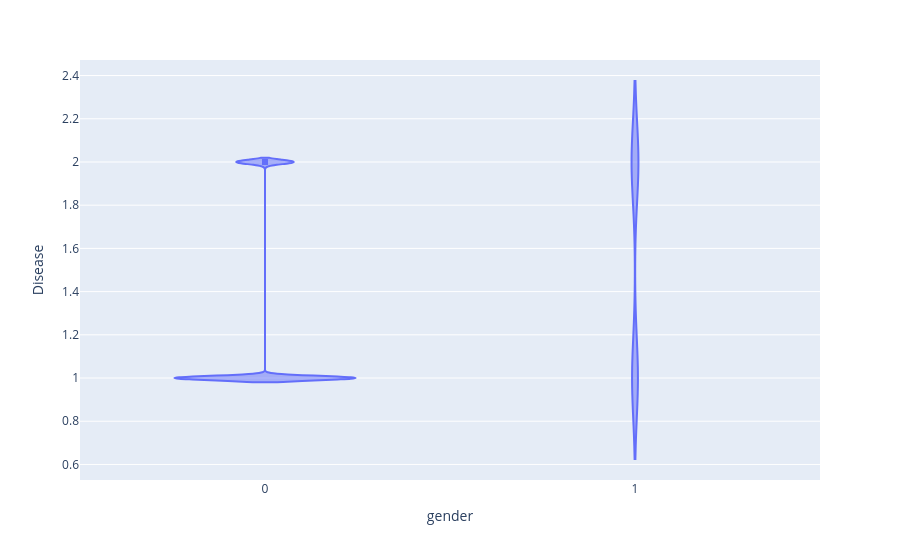

Notebook source saved alongside this figure:
### Code cell
fig = px.violin(data, x='gender', y='Disease')
fig.show()

### Figure 1 — Plotly figure (JSON) as saved in the notebook; plotly's stock layout.template omitted (floating-point values rounded to 4 significant figures; data arrays with more than 128 entries replaced by an {"elided": "..."} marker saying what was removed)
{"data": [{"alignmentgroup": "True", "box": {"visible": false}, "hovertemplate": "gender=%{x}<br>Disease=%{y}<extra></extra>", "legendgroup": "", "marker": {"color": "#636efa"}, "name": "", "offsetgroup": "", "orientation": "v", "scalegroup": "True", "showlegend": false, "type": "violin", "x": {"elided": "270 float values"}, "x0": " ", "xaxis": "x", "y": {"elided": "270 float values"}, "y0": " ", "yaxis": "y"}], "layout": {"legend": {"tracegroupgap": 0}, "margin": {"t": 60}, "violinmode": "group", "xaxis": {"anchor": "y", "domain": [0, 1], "title": {"text": "gender"}}, "yaxis": {"anchor": "x", "domain": [0, 1], "title": {"text": "Disease"}}}}
